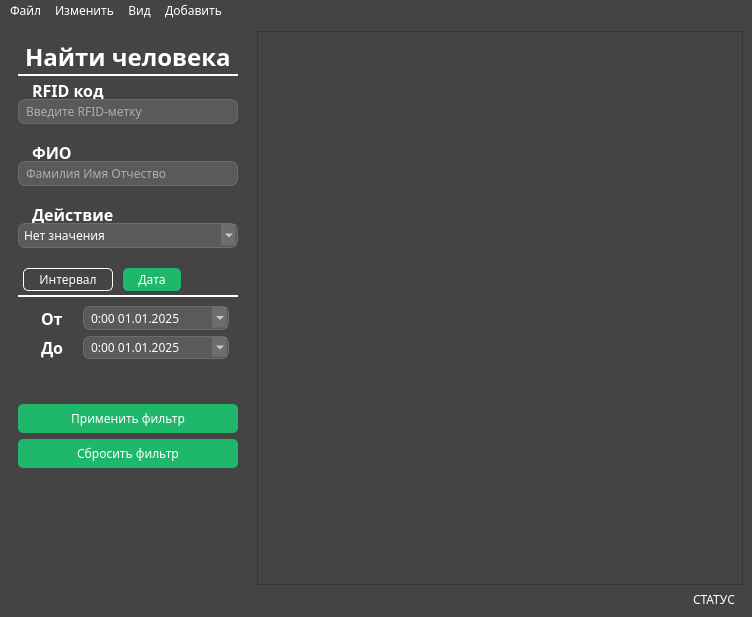
<?xml version="1.0" encoding="UTF-8"?>
<ui version="4.0">
 <class>MainWindow</class>
 <widget class="QMainWindow" name="MainWindow">
  <property name="geometry">
   <rect>
    <x>0</x>
    <y>0</y>
    <width>752</width>
    <height>617</height>
   </rect>
  </property>
  <property name="windowTitle">
   <string>MainWindow</string>
  </property>
  <property name="styleSheet">
   <string notr="true">background-color: #444444;
color: white;
font-family: Franklin Gothic Medium</string>
  </property>
  <widget class="QWidget" name="centralwidget">
   <property name="sizePolicy">
    <sizepolicy hsizetype="Preferred" vsizetype="Preferred">
     <horstretch>0</horstretch>
     <verstretch>0</verstretch>
    </sizepolicy>
   </property>
   <layout class="QGridLayout" name="gridLayout_4">
    <item row="0" column="0">
     <layout class="QVBoxLayout" name="verticalLayout_9">
      <item>
       <layout class="QHBoxLayout" name="horizontalLayout_3" stretch="0,5">
        <property name="spacing">
         <number>10</number>
        </property>
        <item>
         <layout class="QVBoxLayout" name="verticalLayout_8">
          <property name="spacing">
           <number>0</number>
          </property>
          <item>
           <widget class="QFrame" name="frame_2">
            <property name="frameShape">
             <enum>QFrame::NoFrame</enum>
            </property>
            <layout class="QGridLayout" name="gridLayout_3">
             <item row="0" column="0">
              <layout class="QVBoxLayout" name="verticalLayout_7">
               <item>
                <layout class="QVBoxLayout" name="verticalLayout_3">
                 <item>
                  <widget class="QLabel" name="search_label">
                   <property name="styleSheet">
                    <string notr="true">font-size: 18pt;
font-weight: bold;
border: none;
background-color:none;
border-bottom: 2px solid white;</string>
                   </property>
                   <property name="text">
                    <string>Найти человека</string>
                   </property>
                  </widget>
                 </item>
                 <item>
                  <layout class="QVBoxLayout" name="verticalLayout" stretch="0,0,0,0">
                   <property name="spacing">
                    <number>20</number>
                   </property>
                   <property name="sizeConstraint">
                    <enum>QLayout::SetDefaultConstraint</enum>
                   </property>
                   <property name="bottomMargin">
                    <number>30</number>
                   </property>
                   <item>
                    <layout class="QVBoxLayout" name="verticalLayout_6">
                     <property name="spacing">
                      <number>0</number>
                     </property>
                     <item>
                      <widget class="QLabel" name="rfid_label">
                       <property name="minimumSize">
                        <size>
                         <width>0</width>
                         <height>17</height>
                        </size>
                       </property>
                       <property name="maximumSize">
                        <size>
                         <width>16777215</width>
                         <height>17</height>
                        </size>
                       </property>
                       <property name="font">
                        <font>
                         <family>Franklin Gothic 6</family>
                         <pointsize>12</pointsize>
                         <weight>75</weight>
                         <bold>true</bold>
                        </font>
                       </property>
                       <property name="styleSheet">
                        <string notr="true">margin-left: 10px; 
font-size: 12pt;
font-weight: bold;
border: none;
background-color:none;</string>
                       </property>
                       <property name="text">
                        <string>RFID код</string>
                       </property>
                      </widget>
                     </item>
                     <item>
                      <widget class="QLineEdit" name="rfid_input">
                       <property name="font">
                        <font>
                         <family>Franklin Gothic 6</family>
                        </font>
                       </property>
                       <property name="styleSheet">
                        <string notr="true">background-color: rgba(255,255,255,30);
border: 1px solid rgba(255,255,255,40);
border-radius: 7px;
padding: 2px 5px
</string>
                       </property>
                       <property name="placeholderText">
                        <string>Введите RFID-метку</string>
                       </property>
                      </widget>
                     </item>
                    </layout>
                   </item>
                   <item>
                    <layout class="QVBoxLayout" name="verticalLayout_5">
                     <property name="spacing">
                      <number>0</number>
                     </property>
                     <item>
                      <widget class="QLabel" name="name_label">
                       <property name="minimumSize">
                        <size>
                         <width>0</width>
                         <height>17</height>
                        </size>
                       </property>
                       <property name="maximumSize">
                        <size>
                         <width>16777215</width>
                         <height>17</height>
                        </size>
                       </property>
                       <property name="styleSheet">
                        <string notr="true">margin-left: 10px; 
font-size: 12pt;
font-weight: bold;
border: none;
background-color:none;</string>
                       </property>
                       <property name="text">
                        <string>ФИО</string>
                       </property>
                      </widget>
                     </item>
                     <item>
                      <widget class="QLineEdit" name="name_input">
                       <property name="font">
                        <font>
                         <family>Franklin Gothic 6</family>
                        </font>
                       </property>
                       <property name="styleSheet">
                        <string notr="true">background-color: rgba(255,255,255,30);
border: 1px solid rgba(255,255,255,40);
border-radius: 7px;
padding: 2px 5px
</string>
                       </property>
                       <property name="placeholderText">
                        <string>Фамилия Имя Отчество</string>
                       </property>
                      </widget>
                     </item>
                    </layout>
                   </item>
                   <item>
                    <layout class="QVBoxLayout" name="verticalLayout_4">
                     <property name="spacing">
                      <number>0</number>
                     </property>
                     <item>
                      <widget class="QLabel" name="status_label">
                       <property name="minimumSize">
                        <size>
                         <width>0</width>
                         <height>17</height>
                        </size>
                       </property>
                       <property name="maximumSize">
                        <size>
                         <width>16777215</width>
                         <height>17</height>
                        </size>
                       </property>
                       <property name="styleSheet">
                        <string notr="true">margin-left: 10px; 
font-size: 12pt;
font-weight: bold;
border: none;
background-color:none;</string>
                       </property>
                       <property name="text">
                        <string>Действие </string>
                       </property>
                      </widget>
                     </item>
                     <item>
                      <widget class="QComboBox" name="enter_status">
                       <property name="font">
                        <font>
                         <family>Franklin Gothic 6</family>
                        </font>
                       </property>
                       <property name="styleSheet">
                        <string notr="true">

background-color: rgba(255,255,255,30);
border: 1px solid rgba(255,255,255,40);
border-radius: 7px;
padding: 2px 5px;
</string>
                       </property>
                       <item>
                        <property name="text">
                         <string>Нет значения</string>
                        </property>
                       </item>
                       <item>
                        <property name="text">
                         <string>Вход</string>
                        </property>
                       </item>
                       <item>
                        <property name="text">
                         <string>Выход</string>
                        </property>
                       </item>
                      </widget>
                     </item>
                    </layout>
                   </item>
                   <item>
                    <widget class="QTabWidget" name="interval_wigdet">
                     <property name="sizePolicy">
                      <sizepolicy hsizetype="Preferred" vsizetype="Preferred">
                       <horstretch>0</horstretch>
                       <verstretch>0</verstretch>
                      </sizepolicy>
                     </property>
                     <property name="minimumSize">
                      <size>
                       <width>0</width>
                       <height>100</height>
                      </size>
                     </property>
                     <property name="maximumSize">
                      <size>
                       <width>16777215</width>
                       <height>100</height>
                      </size>
                     </property>
                     <property name="font">
                      <font>
                       <family>Franklin Gothic 6</family>
                      </font>
                     </property>
                     <property name="styleSheet">
                      <string notr="true">QTabWidget{
	margin: 4px;
}


QTabWidget::pane { 
	border-top: 2px solid white;
	margin-top: 4px;
}






/*11111111111111111111*/


QTabBar::tab{
	color: white;
	border-radius: 5px;
	padding: 2px 15px;
	margin: 0 5px;
}

QTabBar::tab:selected{
	background-color: rgb(31, 184, 107);
}

QTabBar::tab:selected:hover{
	background-color: rgba(31, 184, 107, 95);
}

QTabBar::tab:!selected{
	background-color: none;
	border: 1px solid white;
}

QTabBar::tab:!selected:hover{
	background-color: none;
	border: 1px solid rgba(255,255,255, 80);
}

</string>
                     </property>
                     <property name="tabPosition">
                      <enum>QTabWidget::North</enum>
                     </property>
                     <property name="currentIndex">
                      <number>1</number>
                     </property>
                     <property name="elideMode">
                      <enum>Qt::ElideLeft</enum>
                     </property>
                     <property name="usesScrollButtons">
                      <bool>true</bool>
                     </property>
                     <property name="documentMode">
                      <bool>false</bool>
                     </property>
                     <widget class="QWidget" name="tab">
                      <attribute name="title">
                       <string>Интервал</string>
                      </attribute>
                      <layout class="QGridLayout" name="gridLayout_2">
                       <item row="0" column="0">
                        <widget class="QComboBox" name="interval_box">
                         <property name="font">
                          <font>
                           <family>Franklin Gothic 6</family>
                          </font>
                         </property>
                         <property name="styleSheet">
                          <string notr="true">
QComboBox {
background-color: rgba(255,255,255,30);
border: 1px solid rgba(255,255,255,40);
border-radius: 7px;
padding: 2px 5px;
}

</string>
                         </property>
                         <property name="currentText">
                          <string>Нет значения</string>
                         </property>
                         <property name="insertPolicy">
                          <enum>QComboBox::NoInsert</enum>
                         </property>
                         <property name="sizeAdjustPolicy">
                          <enum>QComboBox::AdjustToContents</enum>
                         </property>
                         <item>
                          <property name="text">
                           <string>Нет значения</string>
                          </property>
                         </item>
                         <item>
                          <property name="text">
                           <string>Час</string>
                          </property>
                         </item>
                         <item>
                          <property name="text">
                           <string>3 часа</string>
                          </property>
                         </item>
                         <item>
                          <property name="text">
                           <string>День</string>
                          </property>
                         </item>
                         <item>
                          <property name="text">
                           <string>3 дня</string>
                          </property>
                         </item>
                         <item>
                          <property name="text">
                           <string>Неделя</string>
                          </property>
                         </item>
                         <item>
                          <property name="text">
                           <string>Месяц</string>
                          </property>
                         </item>
                        </widget>
                       </item>
                      </layout>
                     </widget>
                     <widget class="QWidget" name="tab_2">
                      <attribute name="title">
                       <string>Дата</string>
                      </attribute>
                      <layout class="QGridLayout" name="gridLayout">
                       <item row="0" column="0">
                        <layout class="QVBoxLayout" name="verticalLayout_2">
                         <item>
                          <layout class="QHBoxLayout" name="horizontalLayout">
                           <item>
                            <widget class="QLabel" name="ot_label">
                             <property name="maximumSize">
                              <size>
                               <width>50</width>
                               <height>16777215</height>
                              </size>
                             </property>
                             <property name="styleSheet">
                              <string notr="true">margin-left: 10px; 
font-size: 12pt;
font-weight: bold;
border: none;
background-color:none;</string>
                             </property>
                             <property name="text">
                              <string>От</string>
                             </property>
                            </widget>
                           </item>
                           <item>
                            <widget class="QDateTimeEdit" name="datetime_input">
                             <property name="font">
                              <font>
                               <family>Franklin Gothic 6</family>
                              </font>
                             </property>
                             <property name="styleSheet">
                              <string notr="true">
background-color: rgba(255,255,255,30);
border: 1px solid rgba(255,255,255,40);
border-radius: 7px;
padding: 2px 5px;


</string>
                             </property>
                             <property name="buttonSymbols">
                              <enum>QAbstractSpinBox::UpDownArrows</enum>
                             </property>
                             <property name="dateTime">
                              <datetime>
                               <hour>0</hour>
                               <minute>0</minute>
                               <second>0</second>
                               <year>2025</year>
                               <month>1</month>
                               <day>1</day>
                              </datetime>
                             </property>
                             <property name="displayFormat">
                              <string>H:mm dd.MM.yyyy</string>
                             </property>
                             <property name="calendarPopup">
                              <bool>true</bool>
                             </property>
                            </widget>
                           </item>
                          </layout>
                         </item>
                         <item>
                          <layout class="QHBoxLayout" name="horizontalLayout_2">
                           <item>
                            <widget class="QLabel" name="do_label">
                             <property name="maximumSize">
                              <size>
                               <width>50</width>
                               <height>16777215</height>
                              </size>
                             </property>
                             <property name="styleSheet">
                              <string notr="true">margin-left: 10px; 
font-size: 12pt;
font-weight: bold;
border: none;
background-color:none;</string>
                             </property>
                             <property name="text">
                              <string>До</string>
                             </property>
                            </widget>
                           </item>
                           <item>
                            <widget class="QDateTimeEdit" name="datetime_input_two">
                             <property name="font">
                              <font>
                               <family>Franklin Gothic 6</family>
                              </font>
                             </property>
                             <property name="styleSheet">
                              <string notr="true">
background-color: rgba(255,255,255,30);
border: 1px solid rgba(255,255,255,40);
border-radius: 7px;
padding: 2px 5px;


</string>
                             </property>
                             <property name="buttonSymbols">
                              <enum>QAbstractSpinBox::UpDownArrows</enum>
                             </property>
                             <property name="specialValueText">
                              <string/>
                             </property>
                             <property name="dateTime">
                              <datetime>
                               <hour>0</hour>
                               <minute>0</minute>
                               <second>0</second>
                               <year>2025</year>
                               <month>1</month>
                               <day>1</day>
                              </datetime>
                             </property>
                             <property name="displayFormat">
                              <string>H:mm dd.MM.yyyy</string>
                             </property>
                             <property name="calendarPopup">
                              <bool>true</bool>
                             </property>
                            </widget>
                           </item>
                          </layout>
                         </item>
                        </layout>
                       </item>
                      </layout>
                     </widget>
                    </widget>
                   </item>
                  </layout>
                 </item>
                 <item>
                  <widget class="QPushButton" name="search_button">
                   <property name="sizePolicy">
                    <sizepolicy hsizetype="Minimum" vsizetype="Preferred">
                     <horstretch>0</horstretch>
                     <verstretch>0</verstretch>
                    </sizepolicy>
                   </property>
                   <property name="minimumSize">
                    <size>
                     <width>0</width>
                     <height>29</height>
                    </size>
                   </property>
                   <property name="maximumSize">
                    <size>
                     <width>16777215</width>
                     <height>29</height>
                    </size>
                   </property>
                   <property name="font">
                    <font>
                     <family>Franklin Gothic 6</family>
                    </font>
                   </property>
                   <property name="styleSheet">
                    <string notr="true">QPushButton{
	background-color: rgb(31, 184, 107);
	color: white;
	border-radius: 5px;
}

QPushButton:hover{
	background-color: rgba(31, 184, 107, 95);
}

QPushButton:pressed{
	background-color: rgba(31, 184, 107, 85);
}

</string>
                   </property>
                   <property name="text">
                    <string>Применить фильтр</string>
                   </property>
                  </widget>
                 </item>
                 <item>
                  <widget class="QPushButton" name="pushButton">
                   <property name="minimumSize">
                    <size>
                     <width>0</width>
                     <height>29</height>
                    </size>
                   </property>
                   <property name="font">
                    <font>
                     <family>Franklin Gothic 6</family>
                    </font>
                   </property>
                   <property name="styleSheet">
                    <string notr="true">QPushButton{
	background-color: rgb(31, 184, 107);
	color: white;
	border-radius: 5px;
}

QPushButton:hover{
	background-color: rgba(31, 184, 107, 95);
}

QPushButton:pressed{
	background-color: rgba(31, 184, 107, 85);
}

</string>
                   </property>
                   <property name="text">
                    <string>Сбросить фильтр</string>
                   </property>
                  </widget>
                 </item>
                </layout>
               </item>
              </layout>
             </item>
            </layout>
           </widget>
          </item>
          <item>
           <spacer name="verticalSpacer">
            <property name="sizeHint" stdset="0">
             <size>
              <width>20</width>
              <height>40</height>
             </size>
            </property>
           </spacer>
          </item>
         </layout>
        </item>
        <item>
         <widget class="QTableView" name="tableView">
          <property name="lineWidth">
           <number>1</number>
          </property>
          <property name="gridStyle">
           <enum>Qt::NoPen</enum>
          </property>
         </widget>
        </item>
       </layout>
      </item>
      <item>
       <layout class="QHBoxLayout" name="horizontalLayout_4">
        <item>
         <widget class="QLabel" name="log_output">
          <property name="text">
           <string/>
          </property>
         </widget>
        </item>
        <item>
         <widget class="QLabel" name="status_label_2">
          <property name="maximumSize">
           <size>
            <width>50</width>
            <height>16777215</height>
           </size>
          </property>
          <property name="text">
           <string>СТАТУС</string>
          </property>
         </widget>
        </item>
       </layout>
      </item>
     </layout>
    </item>
   </layout>
  </widget>
  <widget class="QMenuBar" name="menubar">
   <property name="geometry">
    <rect>
     <x>0</x>
     <y>0</y>
     <width>752</width>
     <height>24</height>
    </rect>
   </property>
   <widget class="QMenu" name="file_menu">
    <property name="title">
     <string>Файл</string>
    </property>
    <addaction name="data_refresh"/>
    <addaction name="save_bttn"/>
    <addaction name="options_bttn"/>
    <addaction name="exit_bttn"/>
   </widget>
   <widget class="QMenu" name="change_menu">
    <property name="title">
     <string>Изменить</string>
    </property>
    <addaction name="add_bttn"/>
    <addaction name="edit_bttn"/>
    <addaction name="delete_bttn"/>
    <addaction name="clear_search_bttn"/>
   </widget>
   <widget class="QMenu" name="add_menu">
    <property name="title">
     <string>Добавить</string>
    </property>
    <addaction name="add_user"/>
    <addaction name="add_users"/>
   </widget>
   <widget class="QMenu" name="view_menu">
    <property name="title">
     <string>Вид</string>
    </property>
   </widget>
   <addaction name="file_menu"/>
   <addaction name="change_menu"/>
   <addaction name="view_menu"/>
   <addaction name="add_menu"/>
  </widget>
  <action name="add_user">
   <property name="text">
    <string>Добавить пользователя</string>
   </property>
  </action>
  <action name="add_users">
   <property name="text">
    <string>Добавить несколько</string>
   </property>
  </action>
  <action name="data_refresh">
   <property name="text">
    <string>Обновить данные</string>
   </property>
  </action>
  <action name="action_4">
   <property name="text">
    <string>Изменить</string>
   </property>
  </action>
  <action name="save_bttn">
   <property name="text">
    <string>Сохранить</string>
   </property>
  </action>
  <action name="add_bttn">
   <property name="text">
    <string>Добавить запись</string>
   </property>
  </action>
  <action name="exit_bttn">
   <property name="text">
    <string>Выход</string>
   </property>
  </action>
  <action name="edit_bttn">
   <property name="text">
    <string>Редактировать запись</string>
   </property>
  </action>
  <action name="delete_bttn">
   <property name="text">
    <string>Удалить запись</string>
   </property>
  </action>
  <action name="clear_search_bttn">
   <property name="text">
    <string>Очистить поля поиска</string>
   </property>
  </action>
  <action name="options_bttn">
   <property name="text">
    <string>Настройки</string>
   </property>
  </action>
 </widget>
 <tabstops>
  <tabstop>rfid_input</tabstop>
  <tabstop>name_input</tabstop>
  <tabstop>enter_status</tabstop>
  <tabstop>interval_wigdet</tabstop>
  <tabstop>datetime_input</tabstop>
  <tabstop>datetime_input_two</tabstop>
  <tabstop>search_button</tabstop>
  <tabstop>tableView</tabstop>
  <tabstop>interval_box</tabstop>
 </tabstops>
 <resources/>
 <connections/>
</ui>
